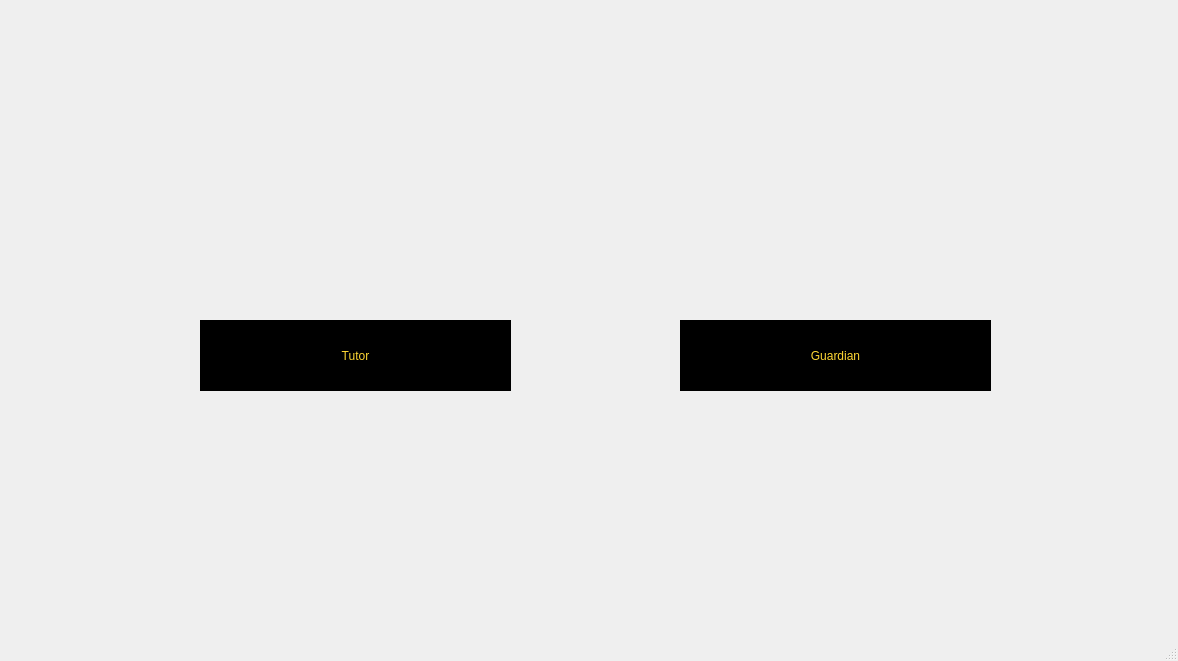
<?xml version="1.0" encoding="UTF-8"?>
<ui version="4.0">
 <class>home</class>
 <widget class="QMainWindow" name="home">
  <property name="geometry">
   <rect>
    <x>0</x>
    <y>0</y>
    <width>1178</width>
    <height>661</height>
   </rect>
  </property>
  <property name="windowTitle">
   <string>Home</string>
  </property>
  <property name="styleSheet">
   <string notr="true">*{background-image: url(:/img/img/1772226 (1).jpg);}
QPushButton:pressed{
	background-color: rgb(255, 212, 39);
   border-radius:6px;
}</string>
  </property>
  <widget class="QWidget" name="centralwidget">
   <widget class="QPushButton" name="pushButton_2">
    <property name="geometry">
     <rect>
      <x>680</x>
      <y>320</y>
      <width>311</width>
      <height>71</height>
     </rect>
    </property>
    <property name="styleSheet">
     <string notr="true">*{
background:black;
color:rgb(255, 215, 52);
	font: 20pt &quot;Comic Sans MS&quot;;
}
QPushButton{
border:black;
backgroud:blue;
font-szie:30px;
}
QPushButton:pressed{
	
	background-color: rgb(255, 170, 0);
   border-radius:6px;
}
QPushButton:hover{
	
	background-color:rgb(170, 0, 0);
   border-radius:6px;
}
</string>
    </property>
    <property name="text">
     <string>Guardian</string>
    </property>
   </widget>
   <widget class="QPushButton" name="pushButton_tutor">
    <property name="geometry">
     <rect>
      <x>200</x>
      <y>320</y>
      <width>311</width>
      <height>71</height>
     </rect>
    </property>
    <property name="styleSheet">
     <string notr="true">*{
background:black;
color:rgb(255, 215, 52);
	font: 20pt &quot;Comic Sans MS&quot;;
}
QPushButton{
border:black;
backgroud:blue;
font-szie:30px;
}
QPushButton:pressed{
	
	background-color: rgb(255, 170, 0);
   border-radius:6px;
}
QPushButton:hover{
	
	background-color:rgb(170, 0, 0);
   border-radius:6px;
}
</string>
    </property>
    <property name="text">
     <string>Tutor</string>
    </property>
   </widget>
   <widget class="QLabel" name="label_icon">
    <property name="geometry">
     <rect>
      <x>470</x>
      <y>50</y>
      <width>231</width>
      <height>111</height>
     </rect>
    </property>
    <property name="text">
     <string/>
    </property>
    <property name="pixmap">
     <pixmap resource="resources.qrc">:/img/img/icon.png</pixmap>
    </property>
   </widget>
  </widget>
  <widget class="QMenuBar" name="menubar">
   <property name="geometry">
    <rect>
     <x>0</x>
     <y>0</y>
     <width>1178</width>
     <height>30</height>
    </rect>
   </property>
  </widget>
  <widget class="QStatusBar" name="statusbar"/>
 </widget>
 <resources>
  <include location="resources.qrc"/>
 </resources>
 <connections/>
</ui>
